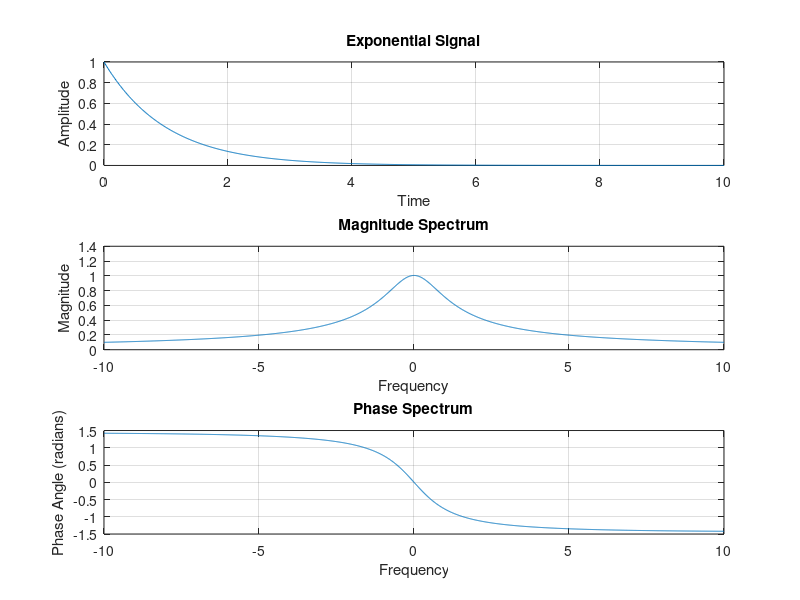

Reproduce this figure in MATLAB.
clc; close all; clear all;
% Define parameters
A = 1;       % Decay constant
T = 0.01;  % Time increment
T1 = 10;     % Upper bound for time axis

% Generate time vector from 0 to T1 with increment T
t = 0:T:T1;

% Generate exponentially decaying signal
x = exp(-A * t);

% Define frequency axis for FFT
w = t;
w1 = -fliplr(w);
w2 = [w1 w];

% Compute Fourier Transform
ft = x * exp(-1i * t' * w) * T;
fft = fft(x);

% Compute magnitude and phase spectrum
a = abs(ft);
a1 = fliplr(a);
a2 = [a1 a];

p = angle(ft);
p1 = -fliplr(p);
p2 = [p1 p];

% Plotting the signal, magnitude spectrum, and phase spectrum
figure;

% Plot the exponential signal
subplot(3,1,1);
plot(t, x);
xlabel('Time');
ylabel('Amplitude');
grid on;
title('Exponential Signal');

% Plot the magnitude spectrum
subplot(3,1,2);
plot(w2, a2);
xlabel('Frequency');
ylabel('Magnitude');
grid on;
title('Magnitude Spectrum');

% Plot the phase spectrum
subplot(3,1,3);
plot(w2, p2);
xlabel('Frequency');
ylabel('Phase Angle (radians)');
grid on;
title('Phase Spectrum');
